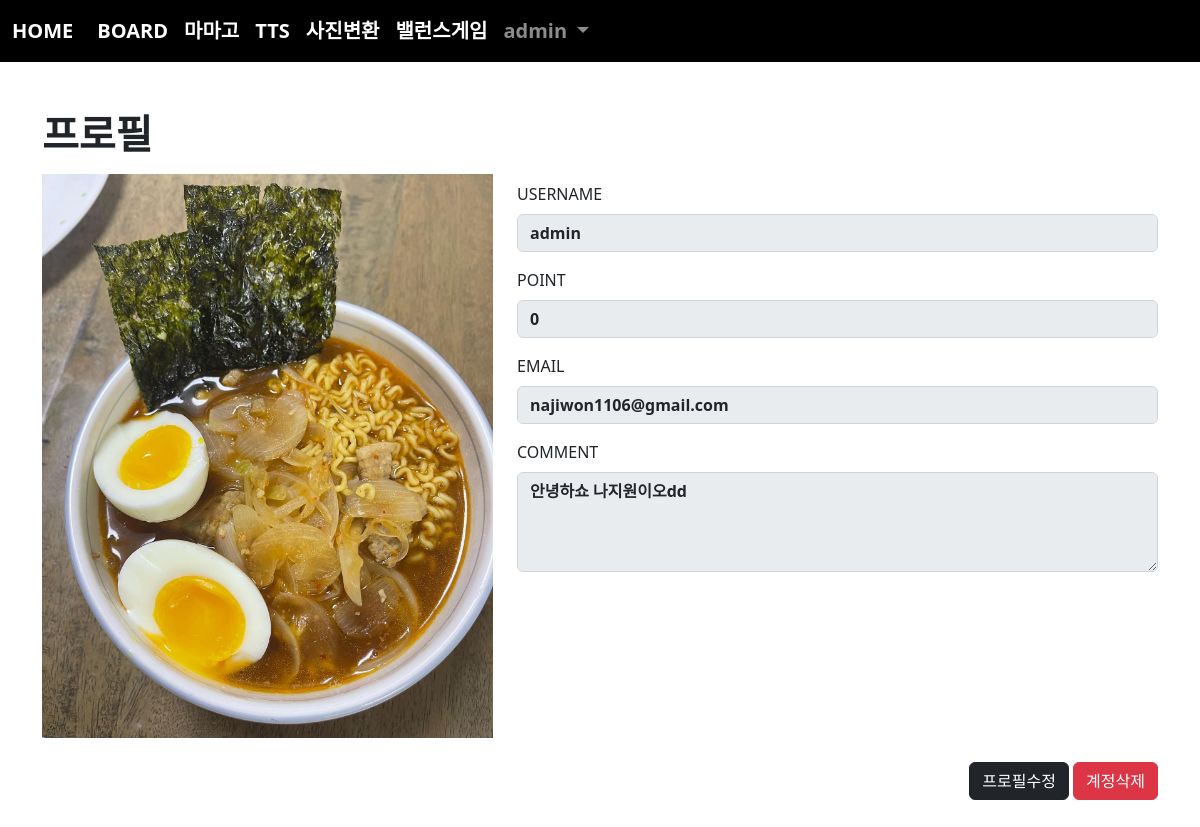
The page /acc/profile/ (signed in) on the database its author committed.
### acc/models.py (models this page shows)
class User(AbstractUser):
    pic = models.ImageField(upload_to="user/%y/%m")
    comment = models.TextField()
    point = models.IntegerField(default=0)
    def getpic(self):
        if self.pic:
            return self.pic.url
        return "/media/noimage.png"

### acc/views.py (the view)
# urls.py: path('profile/',views.profile, name='profile'),
def profile(request):
    return render(request,'acc/profile.html')

### templates/acc/profile.html (shortened to what this page needs)
{%extends 'base.html'%}
{%block con%}
<h1><b>프로필</b></h1>
<div class="row" >
    <div class="col-sm-5" style="margin: auto;">
        <div class="text-center mt-2">
            <img src="{{user.getpic}}" width="100%">
        </div>
    </div>
    <div class="col-sm-7">
        <div class="mb-3 mt-3">
            <label class="form-label">USERNAME</label>
            <input type="text" disabled class="form-control" value="{{user}}" style="font-weight: bold;">
        </div>
        <div class="mb-3">
            <label class="form-label">POINT</label>
            <input type="text" style="font-weight: bold;" value="{{user.point}}" disabled class="form-control">
        </div>
        <div class="mb-3">
            <label class="form-label">EMAIL</label>
            <input type="text" style="font-weight: bold;" value="{{user.email}}" disabled class="form-control">
        </div>
        <div class="mb-3">
            <label class="form-label">COMMENT</label>
            <textarea class="form-control" disabled style="font-weight: bold; height: 100px;">{{user.comment}}</textarea>
        </div>
    </div>
</div>
<div class="text-end mt-4">
    <a href="{% url 'acc:update' %}"><button class="btn btn-dark">프로필수정</button></a>
    <button type="button" class="btn btn-danger" data-bs-toggle="modal" data-bs-target="#exampleModal">
        계정삭제
    </button>
</div>
{%endblock%}

### templates/base.html (shortened to what this page needs)
<!doctype html>
<html lang="en">
    <head>
        <link href="https://cdn.jsdelivr.net/npm/bootstrap@5.2.0-beta1/dist/css/bootstrap.min.css" rel="stylesheet">
    </head>
    <body>
        {% if user.is_authenticated %}
            <nav class="navbar navbar-expand-lg navbar-dark" style="background-color: rgb(0, 0, 0); font-weight: bold; font-size: 20px;">
                <div class="container-fluid">
                    <a class="navbar-brand" href="{% url 'acc:index'%}">HOME</a>
                    <div class="collapse navbar-collapse" id="navbarSupportedContent">
                        <ul class="navbar-nav me-auto mb-2 mb-lg-0">
                            <li class="nav-item">
                                <a class="nav-link active" aria-current="page" href="{%url 'board:index'%}">BOARD</a>
                            </li>
                            <li class="nav-item">
                                <a class="nav-link active" aria-current="page" href="{%url 'trans:index'%}">마마고</a>
                            </li>
                            <li class="nav-item">
                                <a class="nav-link active" aria-current="page" href="{%url 'tts:index'%}">TTS</a>
                            </li>
                            <li class="nav-item">
                                <a class="nav-link active" aria-current="page" href="{%url 'edit:index'%}">사진변환</a>
                            </li>
                            <li class="nav-item">
                                <a class="nav-link active" aria-current="page" href="{%url 'vote:index'%}">밸런스게임</a>
                            </li>
                            <li class="nav-item dropdown">
                                <a class="nav-link dropdown-toggle" href="#" id="navbarDropdown" role="button" data-bs-toggle="dropdown" aria-expanded="false">
                                    {{ user }}
                                </a>
                            </li>
                        </ul>
                    </div>
                </div>
            </nav>
        {% endif %}
        <div class="container mt-5 mb-5">
            {% block con %}
            {% endblock %}
        </div>
    </body>
</html>

### rows shown on the page
User: username "admin", getpic (picture), point "0", email "najiwon1106@gmail.com", comment "안녕하쇼 나지원이오dd"
